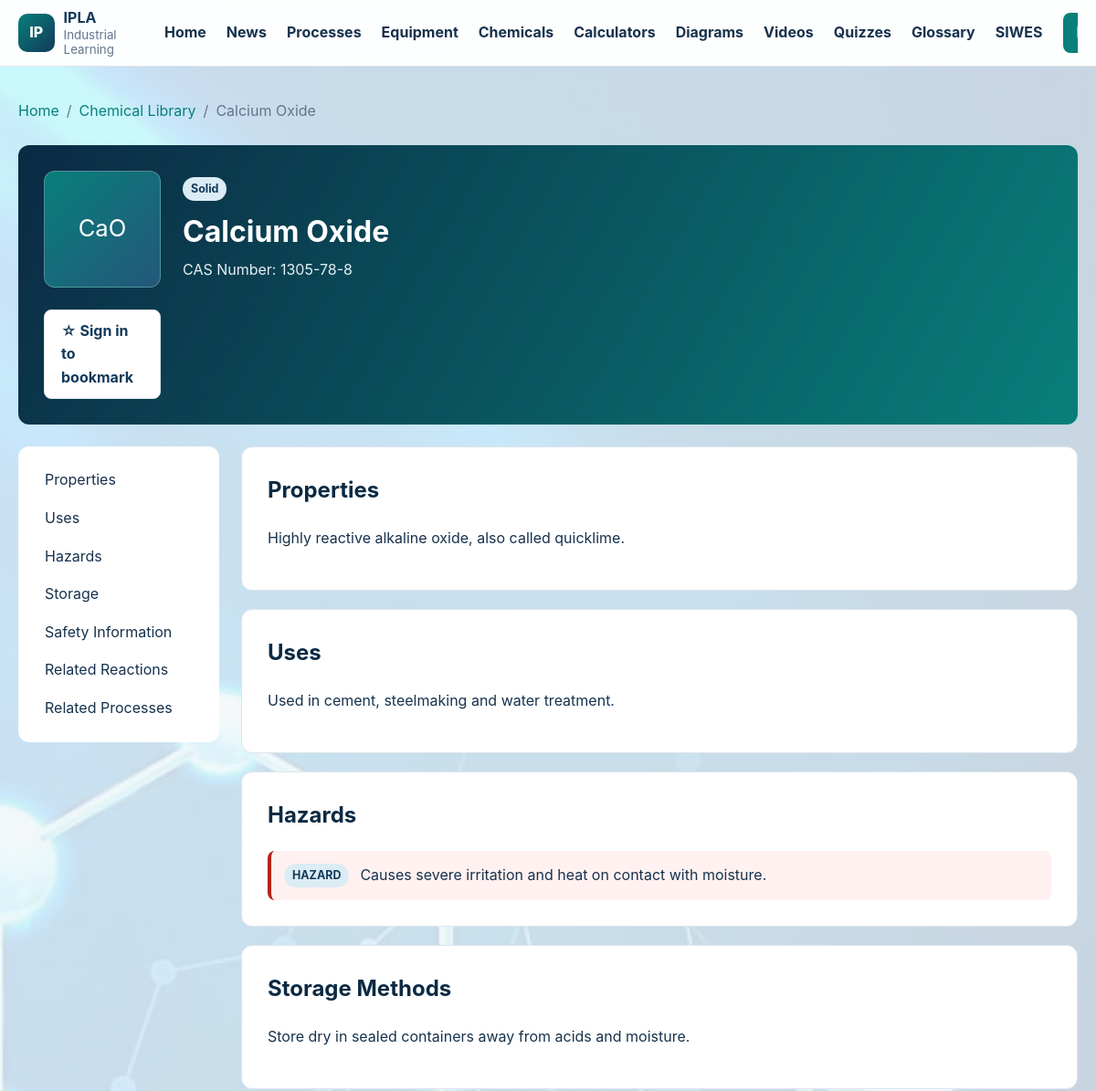
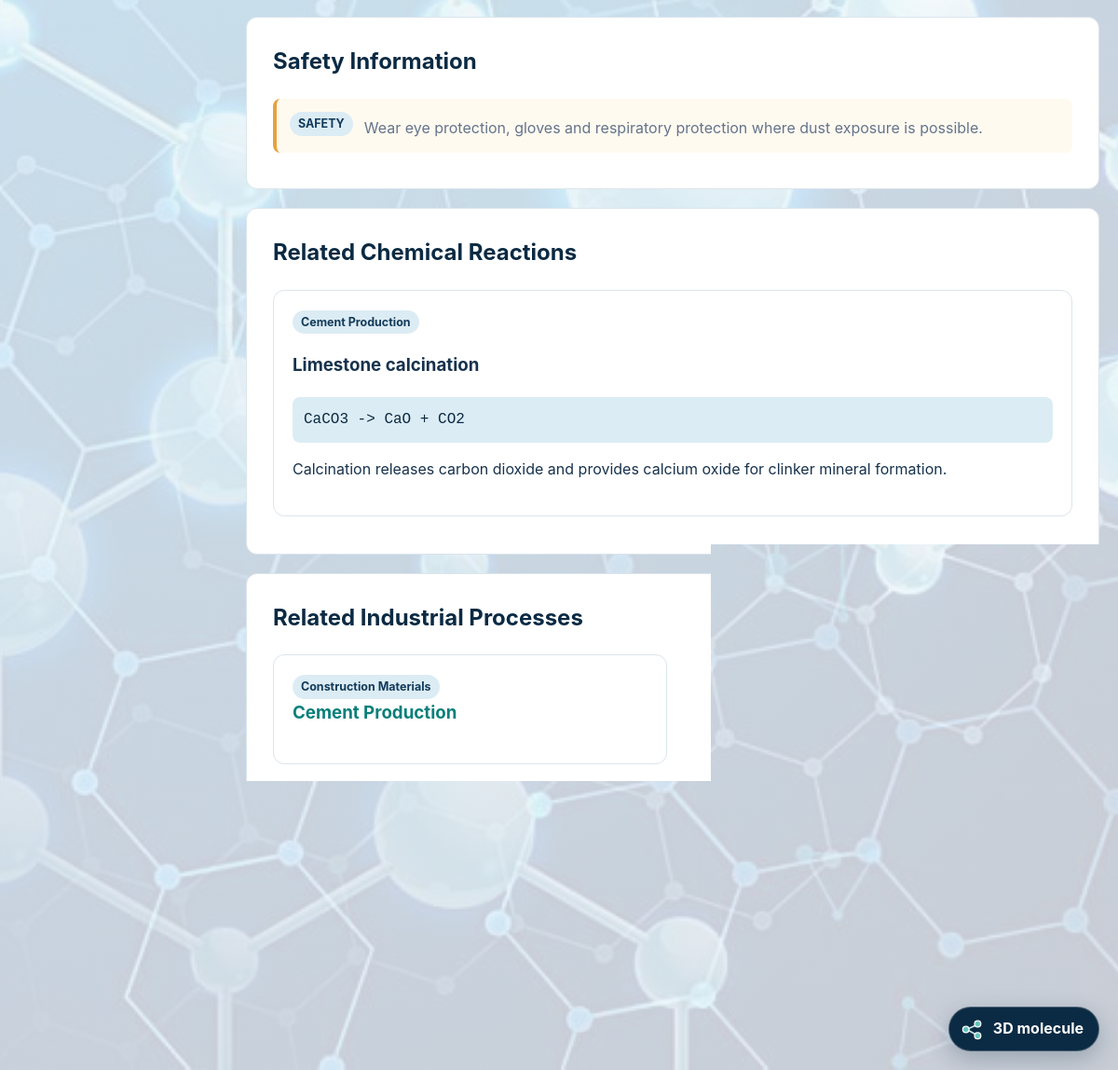
Page /chemicals/view.php?id=1 on the committed database (2 pictures, top to bottom).
### tables this page shows
CREATE TABLE chemicals (
    id BIGINT UNSIGNED AUTO_INCREMENT PRIMARY KEY,
    name VARCHAR(150) NOT NULL UNIQUE,
    chemical_formula VARCHAR(100) NULL,
    cas_number VARCHAR(50) NULL,
    physical_state VARCHAR(50) NULL,
    properties TEXT NULL,
    uses TEXT NULL,
    hazards TEXT NULL,
    storage_methods TEXT NULL,
    safety_information TEXT NULL,
    image VARCHAR(255) NULL,
    created_at TIMESTAMP NOT NULL DEFAULT CURRENT_TIMESTAMP,
    updated_at TIMESTAMP NOT NULL DEFAULT CURRENT_TIMESTAMP ON UPDATE CURRENT_TIMESTAMP
);

CREATE TABLE process_reactions (
    id BIGINT UNSIGNED AUTO_INCREMENT PRIMARY KEY,
    process_id BIGINT UNSIGNED NOT NULL,
    step_id BIGINT UNSIGNED NULL,
    reaction_title VARCHAR(180) NOT NULL,
    reactants TEXT NULL,
    products TEXT NULL,
    equation VARCHAR(255) NULL,
    conditions TEXT NULL,
    description TEXT NULL,
    created_at TIMESTAMP NOT NULL DEFAULT CURRENT_TIMESTAMP,
    UNIQUE KEY uq_process_reaction_title (process_id,reaction_title),
    CONSTRAINT fk_reactions_process FOREIGN KEY (process_id) REFERENCES processes(id) ON DELETE CASCADE,
    CONSTRAINT fk_reactions_step FOREIGN KEY (step_id) REFERENCES process_steps(id) ON DELETE SET NULL
);

CREATE TABLE processes (
    id BIGINT UNSIGNED AUTO_INCREMENT PRIMARY KEY,
    title VARCHAR(180) NOT NULL,
    slug VARCHAR(190) NOT NULL UNIQUE,
    category VARCHAR(100) NULL,
    short_description VARCHAR(255) NULL,
    description MEDIUMTEXT NULL,
    featured_image VARCHAR(255) NULL,
    status ENUM('draft','published') NOT NULL DEFAULT 'draft',
    created_by BIGINT UNSIGNED NULL,
    created_at TIMESTAMP NOT NULL DEFAULT CURRENT_TIMESTAMP,
    updated_at TIMESTAMP NOT NULL DEFAULT CURRENT_TIMESTAMP ON UPDATE CURRENT_TIMESTAMP,
    CONSTRAINT fk_processes_creator FOREIGN KEY (created_by) REFERENCES users(id) ON DELETE SET NULL
);

### config/functions.php (called while the page is built, shortened)
<?php
function e(?string $value): string
{
    return htmlspecialchars($value ?? '', ENT_QUOTES | ENT_SUBSTITUTE, 'UTF-8');
}
function url(string $path = ''): string
{
    $path = '/' . ltrim($path, '/');
    return IPLA_BASE_URL === '' ? $path : IPLA_BASE_URL . $path;
}

### chemicals/view.php (the view, shortened to what this page needs)
<?php
require_once dirname(__DIR__) . '/config/database.php';
require_once dirname(__DIR__) . '/config/functions.php';
$chemicalId = filter_input(INPUT_GET, 'id', FILTER_VALIDATE_INT);
$statement = $pdo->prepare('SELECT * FROM chemicals WHERE id = ? LIMIT 1');
$statement->execute([$chemicalId]);
$chemical = $statement->fetch();
$searchTerms = array_filter([
    trim((string) $chemical['name']),
    trim((string) $chemical['chemical_formula']),
]);
$relatedProcesses = [];
$relatedReactions = [];
if ($searchTerms) {
    $clauses = [];
    $parameters = [];
    foreach ($searchTerms as $term) {
        $clauses[] = '(r.reactants LIKE ? OR r.products LIKE ? OR r.equation LIKE ? OR r.reaction_title LIKE ?)';
        $like = '%' . $term . '%';
        array_push($parameters, $like, $like, $like, $like);
    }
    if ($clauses) {
        $reactionSql = 'SELECT r.*,p.id AS process_id,p.title AS process_title,p.category
                        FROM process_reactions r
                        JOIN processes p ON p.id = r.process_id
                        WHERE p.status = "published" AND ' . implode(' OR ', $clauses) . '
                        ORDER BY p.title,r.id';
        $reactionStatement = $pdo->prepare($reactionSql);
        $reactionStatement->execute($parameters);
        $relatedReactions = $reactionStatement->fetchAll();
        $seenProcesses = [];
        foreach ($relatedReactions as $reaction) {
            $processId = (int) $reaction['process_id'];
            if (!isset($seenProcesses[$processId])) {
                $seenProcesses[$processId] = true;
                $relatedProcesses[] = [
                    'id' => $processId,
                    'title' => $reaction['process_title'],
                    'category' => $reaction['category'],
                ];
            }
        }
    }
}
require dirname(__DIR__) . '/includes/header.php';
?>
<main id="main-content" class="container chemical-detail">
    <nav class="breadcrumbs" aria-label="Breadcrumb">
        <a href="<?= e(url('/index.php')) ?>">Home</a><span aria-hidden="true">/</span>
        <a href="<?= e(url('/chemicals/index.php')) ?>">Chemical Library</a><span aria-hidden="true">/</span>
        <span><?= e($chemical['name']) ?></span>
    </nav>
    <header class="chemical-header">
        <div class="chemical-hero-formula" aria-label="Chemical formula">
            <?= e($chemical['chemical_formula'] ?: substr($chemical['name'], 0, 2)) ?>
        </div>
        <div>
            <?php if (!empty($chemical['physical_state'])): ?>
                <span class="badge"><?= e($chemical['physical_state']) ?></span>
            <?php endif; ?>
            <h1><?= e($chemical['name']) ?></h1>
            <?php if (!empty($chemical['cas_number'])): ?>
                <p class="chemical-cas">CAS Number: <?= e($chemical['cas_number']) ?></p>
            <?php endif; ?>
        </div>
        <div class="detail-bookmark-action">
            <?php $bookmarkType='chemical'; $bookmarkId=(int)$chemical['id']; require dirname(__DIR__).'/includes/bookmark_button.php'; ?>
        </div>
    </header>
    <div class="equipment-layout">
        <aside class="equipment-sidebar" aria-label="Chemical sections">
            <nav>
                <a href="#properties">Properties</a>
                <a href="#uses">Uses</a>
                <a href="#hazards">Hazards</a>
                <a href="#storage">Storage</a>
                <a href="#safety">Safety Information</a>
                <a href="#reactions">Related Reactions</a>
                <a href="#processes">Related Processes</a>
            </nav>
        </aside>
        <div class="equipment-content">
            <section class="process-section" id="properties">
                <h2>Properties</h2>
                <?php if (!empty($chemical['properties'])): ?>
                    <p><?= nl2br(e($chemical['properties'])) ?></p>
                <?php else: ?>
                    <p class="not-provided">Chemical properties have not been added yet.</p>
                <?php endif; ?>
            </section>
            <section class="process-section" id="uses">
                <h2>Uses</h2>
                <?php if (!empty($chemical['uses'])): ?>
                    <p><?= nl2br(e($chemical['uses'])) ?></p>
                <?php else: ?>
                    <p class="not-provided">Industrial uses have not been added yet.</p>
                <?php endif; ?>
            </section>
            <section class="process-section" id="hazards">
                <h2>Hazards</h2>
                <?php if (!empty($chemical['hazards'])): ?>
                    <div class="hazard-card">
                        <span class="badge">HAZARD</span>
                        <p><?= nl2br(e($chemical['hazards'])) ?></p>
                    </div>
                <?php else: ?>
                    <p class="not-provided">Hazard information has not been added yet.</p>
                <?php endif; ?>
            </section>
            <section class="process-section" id="storage">
                <h2>Storage Methods</h2>
                <?php if (!empty($chemical['storage_methods'])): ?>
                    <p><?= nl2br(e($chemical['storage_methods'])) ?></p>
                <?php else: ?>
                    <p class="not-provided">Storage methods have not been added yet.</p>
                <?php endif; ?>
            </section>
            <section class="process-section" id="safety">
                <h2>Safety Information</h2>
                <?php if (!empty($chemical['safety_information'])): ?>
                    <div class="safety-card">
                        <span class="badge">SAFETY</span>
                        <p><?= nl2br(e($chemical['safety_information'])) ?></p>
                    </div>
                <?php else: ?>
                    <p class="not-provided">Safety information has not been added yet.</p>
                <?php endif; ?>
            </section>
            <section class="process-section" id="reactions">
                <h2>Related Chemical Reactions</h2>
                <?php if ($relatedReactions): ?>
                    <?php foreach ($relatedReactions as $reaction): ?>
                        <article class="reaction-card card">
                            <div class="card-body">
                                <span class="badge"><?= e($reaction['process_title']) ?></span>
                                <h3><?= e($reaction['reaction_title']) ?></h3>
                                <?php if (!empty($reaction['equation'])): ?>
                                    <code><?= e($reaction['equation']) ?></code>
                                <?php endif; ?>
                                <?php if (!empty($reaction['description'])): ?>
                                    <p><?= nl2br(e($reaction['description'])) ?></p>
                                <?php endif; ?>
                            </div>
                        </article>
                    <?php endforeach; ?>
                <?php else: ?>
                    <p class="not-provided">No matching process reactions are currently linked.</p>
                <?php endif; ?>
            </section>
            <section class="process-section" id="processes">
                <h2>Related Industrial Processes</h2>
                <?php if ($relatedProcesses): ?>
                    <div class="info-grid">
                        <?php foreach ($relatedProcesses as $process): ?>
                            <article class="card info-card">
                                <div class="card-body">
                                    <?php if (!empty($process['category'])): ?>
                                        <span class="badge"><?= e($process['category']) ?></span>
                                    <?php endif; ?>
                                    <h3><a href="<?= e(url('/processes/view.php?id=' . $process['id'])) ?>"><?= e($process['title']) ?></a></h3>
                                </div>
                            </article>
                        <?php endforeach; ?>
                    </div>
                <?php else: ?>
                    <p class="not-provided">No published industrial processes are currently linked to this chemical.</p>
                <?php endif; ?>
            </section>
        </div>
    </div>
</main>
<?php require dirname(__DIR__) . '/includes/footer.php'; ?>

### assets/css/style.css (style rules this page uses)
:root { --navy: #123a5a; --navy-dark: #0b2a43; --teal: #087f7a; --orange: #e6a23c; --sky: #dcecf4; --ink: #17324d; --muted: #64748b; --surface: #ffffff; --background: #f4f7fa; --border: #dce5ec; --success: #1e7e34; --danger: #b42318; --shadow: 0 12px 32px rgba(18, 58, 90, 0.09); --radius: 12px; }
* { box-sizing: border-box; }
html { scroll-behavior: smooth; }
body { margin: 0; font-family: Inter, "Segoe UI", Arial, sans-serif; color: var(--ink); background-color: var(--background); background-image: linear-gradient(rgba(244,247,250,.82), rgba(244,247,250,.82)), var(--page-background-image, url("../images/industrial-chemistry-background.svg")); background-position: center top; background-repeat: no-repeat; background-size: cover; background-attachment: fixed; line-height: 1.6; }
.page-background-5 { --page-background-image: url("../../images/h.jpeg"); }
a { color: var(--teal); text-decoration: none; }
.container { width: min(1160px, calc(100% - 32px)); margin-inline: auto; }

### assets/css/components.css (style rules this page uses)
.card { border: 1px solid var(--border); border-radius: var(--radius); background: var(--surface); box-shadow: var(--shadow); }
.card-body { padding: 20px; }
.badge { display: inline-block; padding: 3px 9px; border-radius: 999px; color: var(--navy); background: var(--sky); font-size: .78rem; font-weight: 750; }
.breadcrumbs { display: flex; flex-wrap: wrap; gap: 8px; margin-bottom: 24px; color: var(--muted); }
.breadcrumbs a { color: var(--teal); }
.process-section { scroll-margin-top: 96px; padding: 28px; margin-bottom: 20px; border: 1px solid var(--border); border-radius: var(--radius); background: white; }
.process-section h2 { margin-top: 0; color: var(--navy-dark); }
.info-grid { display: grid; grid-template-columns: repeat(2,minmax(0,1fr)); gap: 12px; }
.info-card { box-shadow: none; }
.info-card h3 { margin-top: 0; }
.reaction-card { margin-bottom: 12px; box-shadow: none; }
.reaction-card code { display: block; padding: 12px; margin-bottom: 12px; border-radius: 8px; color: var(--navy-dark); background: var(--sky); font-size: 1rem; }
.safety-card { display: flex; gap: 12px; align-items: start; padding: 14px; margin-bottom: 10px; border-left: 4px solid var(--orange); border-radius: 8px; background: #fffaf0; }
.safety-card p { margin: 5px 0 0; color: var(--muted); }
.equipment-layout { display: grid; grid-template-columns: 220px minmax(0,1fr); gap: 24px; align-items: start; }
.equipment-content { min-width: 0; }
.equipment-sidebar { position: sticky; top: 96px; padding: 16px; border-radius: var(--radius); background: white; }
.equipment-sidebar nav { display: grid; }
.equipment-sidebar a { padding: 8px 10px; border-left: 3px solid transparent; color: var(--ink); }
.chemical-formula,.chemical-hero-formula { display: grid; place-items: center; color: white; background: linear-gradient(135deg,#087f7a,#24577a); }
.chemical-detail { padding-top: 36px; }
.chemical-header { display: grid; grid-template-columns: 128px minmax(0,1fr); gap: 24px; align-items: center; padding: 28px; margin-bottom: 24px; border-radius: var(--radius); color: white; background: linear-gradient(120deg,var(--navy-dark),var(--teal)); }
.chemical-hero-formula { width: 128px; height: 128px; border-radius: var(--radius); border: 1px solid rgba(255,255,255,.25); font-size: 1.6rem; text-align: center; overflow-wrap: anywhere; }
.chemical-header h1 { margin: 8px 0 4px; }
.chemical-cas { margin: 0; color: #e5f0f5; }
.hazard-card { display: flex; gap: 12px; align-items: start; padding: 14px; border-left: 4px solid var(--danger); border-radius: 8px; background: #fff1f0; }
.hazard-card p { margin: 0; }
.detail-bookmark-action { align-self: end; }

### assets/css/responsive-improvements.css (style rules this page uses)
:root { --tap-target: 44px; }
html, body { max-width: 100%; overflow-x: hidden; }
body { -webkit-text-size-adjust: 100%; }
main, .admin-content, .process-content, .equipment-content, .calculator-layout, .profile-layout, .certificates-page, .search-page { min-width: 0; }
pre, code, kbd, samp { white-space: pre-wrap; overflow-wrap: anywhere; }
.reaction-card code { overflow-wrap: anywhere; }

### rows in the picture
chemicals: name "Calcium Oxide", chemical_formula "CaO", physical_state "Solid", cas_number "1305-78-8", properties "Highly reactive alkaline oxide, also called quicklime.", uses "Used in cement, steelmaking and water treatment.", hazards "Causes severe irritation and heat on contact with moisture.", storage_methods "Store dry in sealed containers away from acids and moisture.", safety_information "Wear eye protection, gloves and respiratory protection where dust exposure is possible."
process_reactions: process.title "Cement Production", reaction_title "Limestone calcination", equation "CaCO3 -> CaO + CO2", description "Calcination releases carbon dioxide and provides calcium oxide for clinker mineral formation.", process.category "Construction Materials"

### other values in the picture
IPLA_APP_SHORT_NAME "IPLA"
IPLA_APP_NAME "Industrial Process Learning App"
